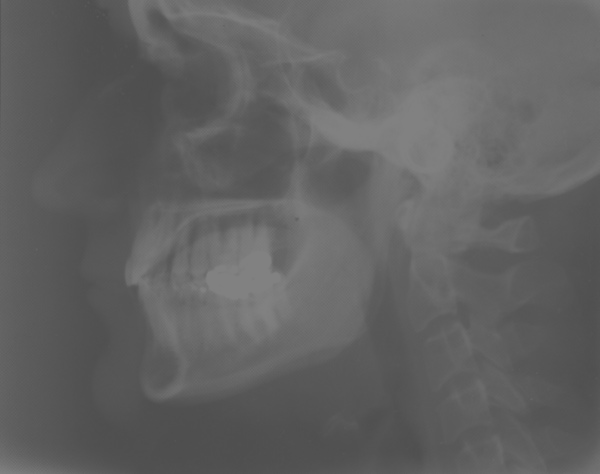
#> input picture Task_3_Image_Operation_Optional/rentgen.bmp, 600 x 474 px, found by its file name; the run also reads 1 picture not shown here
$ jupyter execute brightness-transformations.ipynb   (shell and % lines are left out)
#> lines starting #> are read from the running program, lines starting #| are printed output that depends on the picture; after the words box and inside, x2 and y2 are one past the last pixel; in counts of white or black regions, pixels touching at a corner belong together
# Init

This notebook approximately follows the structure and adopts the notation of chapter 3 of [Burger & Burge: Digital Image Processing][1]

[1]: https://link.springer.com/book/10.1007/978-1-4471-6684-9

[cell 1]
from typing import Callable, Union

import cv2
import matplotlib.pyplot as plt
import numpy as np
import seaborn as sns
import scipy
import skimage

[cell 2]
sns.set()

[cell 3]
rgb = cv2.imread('data/rentgen.bmp')[..., ::-1]
#> rgb is the input picture: shape (474, 600, 3); min 78, max 129, mean 97.9
rgb.dtype, rgb.shape, rgb.min(), rgb.max()

[cell 4]
gray = cv2.cvtColor(rgb, cv2.COLOR_RGB2GRAY)
gray.dtype, gray.shape, gray.min(), gray.max()

[cell 5]
def imshow_pair(
        horizontal: bool = True,
        cmap: str = 'gray',
        vmin: Union[int, float] = 0,
        vmax: Union[int, float] = 255,
        grid: bool = False,
        **images
):
#> called with horizontal = True, cmap = 'gray', vmin = 0, vmax = 255, grid = False
    nrows, ncols = (1, 2) if horizontal else (2, 1)
    fig, axes = plt.subplots(nrows=nrows, ncols=ncols, layout='constrained')
    for ax, (name, img) in zip(axes.flat, images.items()):
        im = ax.imshow(img, cmap=cmap, vmin=vmin, vmax=vmax)
        ax.grid(grid)
        ax.set_title(name)
    return fig, axes

[cell 6]
imshow_pair(rgb=rgb, gray=gray);

# Brightness transformations

In general, brightness transformation is
$$
I'(x, y) = f(I(x, y), x, y)
$$
where
- $I(x, y)$ is the original image,
- $f$ is a transformation function,
- $I'(x, y)$ is the newly produced transformed image.

Notice that the output value $a' = I'(x, y)$ at position $(x, y)$ only depends on input value $a = I(x, y)$ at the same coordinates $(x, y)$. This means that
**brightness transformations do not change size, geometry or local structure of the image**.

# Monadic operations

A special category of brightness transformations are monadic (unary, single input) operations, which are independent of the position $(x, y)$ in the image.
$$
a' = f(I(x, y)) = f(a)
$$
where
- $a = I(x, y)$ is the original brightness,
- $a' = I'(x, y)$ the transformed brightness.

## Change of brightness

**Manipulating brightness has an additive effect:**
$$
f(a) = a + \beta
$$
For example, to increase the brightness by 10, we would do $f(a) = a + 10$

[cell 7]
def change_brightness(img: np.ndarray, beta: float) -> np.ndarray:
#> called with beta = 50
    height, width = img.shape
    output = np.zeros_like(img)
    for y in range(height):
        for x in range(width):
            b = img[y, x] + beta
            if b > 255:
                b = 255
            output[y, x] = b
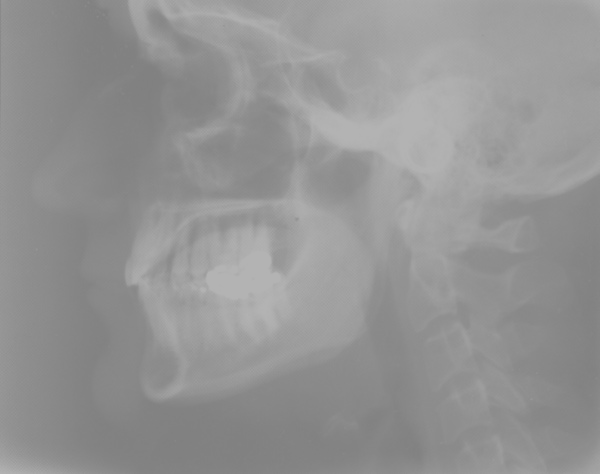
#> output: shape (474, 600); min 128, max 179, mean 147.9
    return output

[cell 8]
gray_brt = change_brightness(gray, 50)
gray_brt.dtype, gray_brt.shape, gray_brt.min(), gray_brt.max()

[cell 9]
imshow_pair(gray=gray, gray_brt=gray_brt);

## Change of contrast

**Manipulating contrast has a multiplicative effect:**
$$
f(a) = \alpha \cdot a
$$
For example, to increase the contrast by 50 %, we would do $f(a) = 1.5\cdot a$

[cell 10]
def change_contrast(img: np.ndarray, alpha: float) -> np.ndarray:
#> called with alpha = 1.5
    height, width = img.shape
    output = np.zeros_like(img)
    for y in range(height):
        for x in range(width):
            output[y, x] = img[y, x] * alpha  # FIXME: a problem here
    return output

[cell 11]
gray_con = change_contrast(gray, 1.5)
gray_con.dtype, gray_con.shape, gray_con.min(), gray_con.max()

[cell 12]
imshow_pair(gray=gray, gray_con=gray_con);

# Inverting an image (image negative)

The transformation function is
$$f(a) = a_\textrm{max} - a$$
For `uint8`, $a_\textrm{max} = 255$.

[cell 13]
def image_negative_slow(img: np.ndarray, v_max: int = 255) -> np.ndarray:
#> called with v_max = 255
    height, width = img.shape
    output = np.zeros_like(img)
    for y in range(height):
        for x in range(width):
            output[y, x] = v_max - img[y, x]
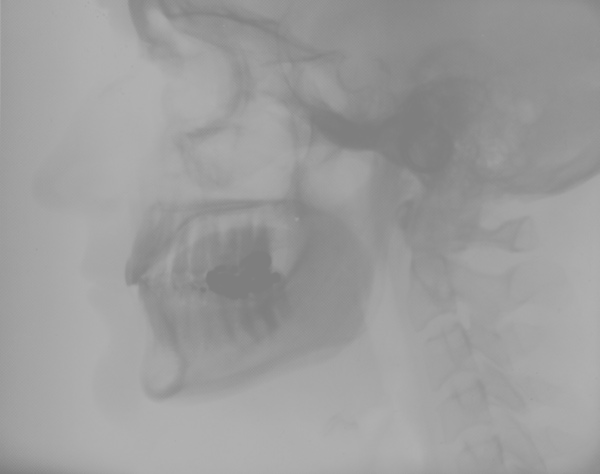
#> output: shape (474, 600); min 126, max 177, mean 157.1
    return output

[cell 14]
gray_neg = image_negative_slow(gray)
gray_neg.dtype, gray_neg.shape, gray_neg.min(), gray_neg.max()

[cell 15]
imshow_pair(gray=gray, gray_neg=gray_neg);

## Fast vectorized implementation

[cell 16]
def image_negative(img: np.ndarray, v_max: int = 255) -> np.ndarray:
    return v_max - img

[cell 17]
gray_neg = image_negative(gray)
gray_neg.dtype, gray_neg.shape, gray_neg.min(), gray_neg.max()

[cell 18]
imshow_pair(gray=gray, gray_neg=gray_neg);

[cell 19]
image_negative_slow(gray)

[cell 20]
image_negative(gray)

# Thresholding

Thresholding is a brightness transformation function that separates pixels by their value into two classes, for example background and foreground.
$$
f(a; t) = \begin{cases}
    a_\textrm{min} & \textrm{if} \; a \lt t \\
    a_\textrm{max} & \textrm{if} \; a \ge t
\end{cases}
$$
where
- $t$ is some threshold value.

Usually, we want to *binarize* the image and therefore choose $a_\textrm{min} = 0$ and $a_\textrm{max} = 1$ (or sometimes 0 and 255 in case of `uint8` images).

[cell 21]
def threshold_image(img: np.ndarray, threshold: int, v_max: int = 255) -> np.ndarray:
    output = np.zeros_like(img)
    output[img >= threshold] = v_max
    return output

[cell 22]
gray_thr = threshold_image(gray, 125)
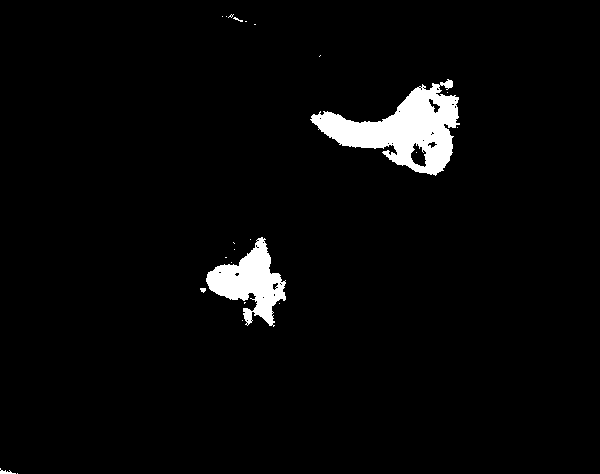
#> gray_thr: shape (474, 600); 3.4% white; 23 white regions (19 under 20 px), largest, box (x1, y1, x2, y2) and area: (310, 79, 460, 176) 6394, (206, 237, 286, 327) 3300, (0, 468, 16, 474) 42, (200, 288, 206, 293) 22
gray_thr.dtype, gray_thr.shape, gray_thr.min(), gray_thr.max()

[cell 23]
imshow_pair(gray=gray, gray_thr=gray_thr);

# Automatic contrast adjustment (enhancement)

Let's first look at the image histogram:

[cell 24]
h_bins = np.arange(257)
h_gray, _ = np.histogram(gray, bins=h_bins)
#> h_gray = 256 values, max 10811 at index 88, min 0 at index 0, mean 1110.9

[cell 25]
plt.bar(h_bins[:-1], h_gray, width=1., edgecolor='none');
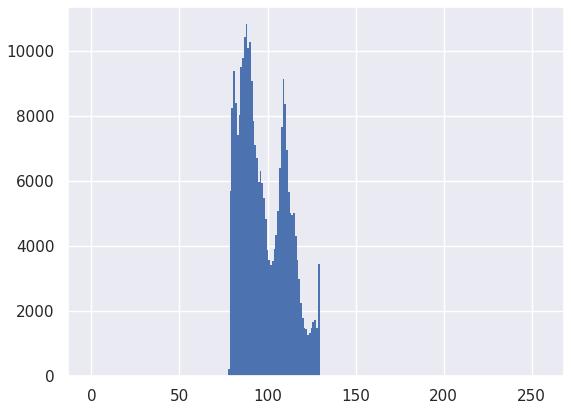
#> figure drawn by matplotlib, 1 panel; tallest bar 10811 high, from x = 87.5 to 88.5

If the image only covers a small range of intensities, it may appear as low contrast. In order to increase the contrast, we need to fully utilize the entire range of possible intensities like in the following picture.

Let's say the smallest and the highest values in our image $I$ are $a_\textrm{lo} = \min(I)$ and $a_\textrm{hi} = \max(I)$, respectively.

[cell 26]
gray.min(), gray.max()
#> Out = (78, 129)

In order to cover some specified brightness range, we will map the smallest value $a_\textrm{lo}$ to zero (let's call that zero $a_\textrm{min}$) and the highest value $a_\textrm{hi}$ to 255 ($=a_\textrm{max}$) like so
$$
f(a) = \frac{a_\textrm{max} - a_\textrm{min}}{a_\textrm{hi} - a_\textrm{lo}} \cdot (a - a_\textrm{lo}) + a_\textrm{min}
$$
which for an 8-bit with $a_\textrm{min} = 0$ and $a_\textrm{max} = 255$ simplifies to
$$
f(a) = \frac{255}{a_\textrm{hi} - a_\textrm{lo}} \cdot (a - a_\textrm{lo})
$$

[cell 27]
def normalize_minmax_uint8(img: np.ndarray) -> np.ndarray:
    a_lo, a_hi = img.min(), img.max()
#> a_lo = 78; a_hi = 129
    output = 255. / (a_hi - a_lo) * (img - a_lo)
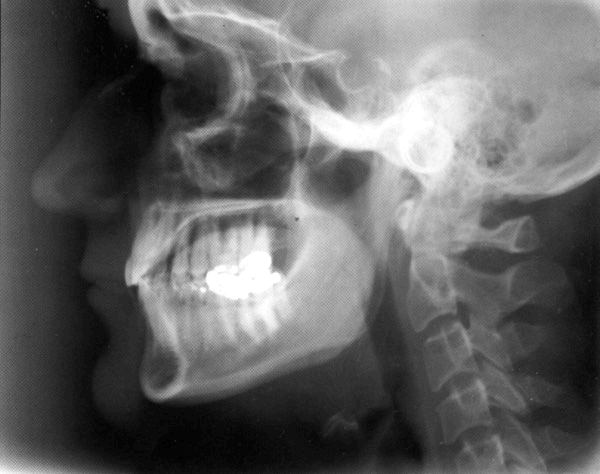
#> output: shape (474, 600) float64; min 0, max 255, mean 99.7
    return output.astype(np.uint8)

[cell 28]
gray_nrm = normalize_minmax_uint8(gray)
gray_nrm.dtype, gray_nrm.shape, gray_nrm.min(), gray_nrm.max()

[cell 29]
imshow_pair(gray=gray, gray_nrm=gray_nrm);

# Automatic contrast adjustment for noisy images

Simple min-max normalization will fail when there are outlier values in the input image. Let's corrupt our image with artificial salt & pepper noise to illustrate the point. Each pixel will be randomly set to 0 or 255 with some probability (`amount` in the following code).

[cell 30]
gray_snp = skimage.util.random_noise(gray, mode='s&p', amount=0.01)  # this also converts to float and 0..1 range
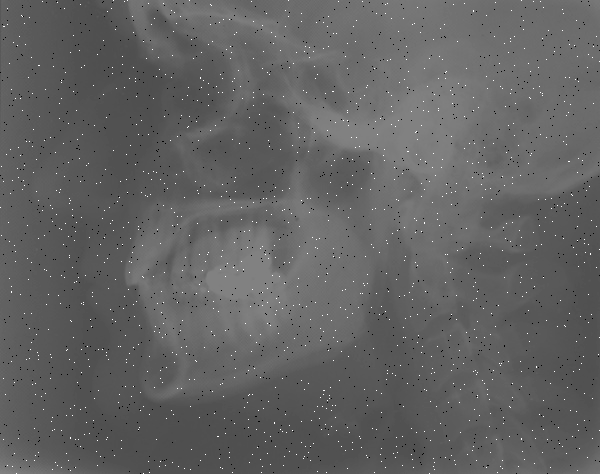
#> gray_snp: shape (474, 600) float64; min 0, max 1, mean 0.385
gray_snp = skimage.util.img_as_ubyte(gray_snp)  # convert back to uint8 and 0..255
gray_snp.dtype, gray_snp.shape, gray_snp.min(), gray_snp.max()

[cell 31]
imshow_pair(gray=gray, gray_snp=gray_snp);

[cell 32]
plt.hist(gray_snp.ravel(), bins=h_bins, width=1., edgecolor='none');

[cell 33]
gray_snp_nrm = normalize_minmax_uint8(gray_snp)
gray_snp_nrm.dtype, gray_snp_nrm.shape, gray_snp_nrm.min(), gray_snp_nrm.max()

[cell 34]
imshow_pair(gray_snp=gray_snp, gray_snp_nrm=gray_snp_nrm);

Obviously, because the original brightness values already covered the entire `uint8` range 0..255 due to the added noise, there was nothing to "stretch". In order to remedy this, we need to estimate the original brightness range *before* the noise corruption. One idea is to assume the type of noise (salt & pepper) and the maximum amount (5 % in our case). Then, insted of hard max, we can set $a_\textrm{hi}$ to be a value such that 95 % of pixels in the image are smaller, and similarly set the $a_\textrm{lo}$ as well. See the following illustration, where the percentage of pixels with the few lowest and highest values are denoted as $p_\textrm{lo}$ and $p_\textrm{hi}$, respectively.

Both values $a_\textrm{lo}$, $a_\textrm{hi}$ can be calculated using the `np.percentile` function. However, will do so manually using a cumulative histogram, since the `np.percentile` relies on cumulative distribution function anyway and it will be useful later for implementation of histogram equalization.

## Cumulative histogram

If we have a histogram $h$ of our image $I$, the cumulative histogram $H$ is defined as
$$
H(a) = \sum_{i=0}^i h(i) \quad \textrm{for} \; 0 \le a \lt K
$$
where
- $K$ is the number of brightness levels, e.g. $K = 256$ for `uint8` images.

It holds that
- $a$-th value in $H$ is the sum of all values in $h$ up to the $a$-th position,
- the last element $H(K-1)$ is equal to the number of pixels in $I$. If $M$ and $N$ are the width and height of $I$, respectively, then $H(K-1) = M \cdot N$.

[cell 35]
def cumsum_naive(h: np.ndarray) -> np.ndarray:
    H = np.zeros_like(h)
    for a in range(len(h)):
        for i in range(a+1):
            H[a] += h[i]
#> after the loop, H = 256 values from 0 to 284400
    return H

[cell 36]
def cumsum_recursive(h: np.ndarray) -> np.ndarray:
    H = np.zeros_like(h)
#> H = 256 values from 0 to 0
    H[0] = h[0]
    for i in range(2, len(h)):
        H[i] = H[i - 1] + h[i]
#> after the loop, H = 256 values from 0 to 284400
    return H

[cell 37]
np.all(cumsum_naive(h_gray) == cumsum_recursive(h_gray))
#> Out = True

[cell 38]
cumsum_naive(h_gray)
#> Out = 256 values from 0 to 284400

[cell 39]
cumsum_recursive(h_gray)
#> Out = 256 values from 0 to 284400

[cell 40]
np.all(np.cumsum(h_gray) == cumsum_recursive(h_gray))
#> Out = True

[cell 41]
np.cumsum(h_gray)
#> Out = 256 values from 0 to 284400

[cell 42]
h_gray_cum = np.cumsum(h_gray)
#> h_gray_cum = 256 values from 0 to 284400
h_gray_cum.dtype, h_gray_cum.shape, h_gray_cum.min(), h_gray_cum.max()

[cell 43]
plt.bar(h_bins[:256], h_gray, width=1, alpha=0.2)
plt.xlabel('$a$')
plt.ylabel('$h(a)$')
plt.gca().twinx()
plt.plot(h_gray_cum)
plt.ylabel('$H(a)$')
plt.ylim(-1000., None)
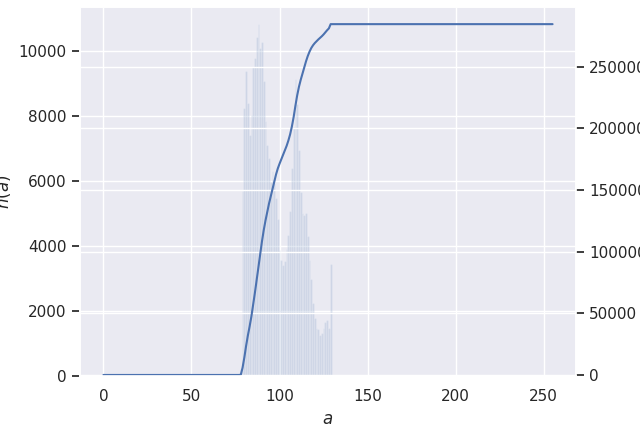
#> figure drawn by matplotlib, 2 panels; panel 1: tallest bar 10811 high, from x = 87.5 to 88.5; panel 2: curve peaks at x = 129, y = 284400

## Frequencies and probabilities

The value in each histogram bin describes the observed frequency of the corresponding intensity value, i.e. we may treat the histogram as a discrete *frequency distribution*. For a given image $I$ of size $M \times N$, the sum of all histogram entries is equal to the number of pixels
$$
\sum_a{h(a)} = M \cdot N
$$

The associated normalized histogram
$$
p(a) = \frac{h(a)}{M \cdot N}
$$
can be interpreted as the probability mass function (pmf), where $p(a)$ is the probability for the occurence of the pixel value $a$. As a probability distribution, it satisfies
$$
\sum_a{p(a)} = 1
$$
The statistical counterpart to the cumulative histogram $H$ is the *cumulative distribution function*
$$
\textrm{cdf}(a) = \sum_{i=0}^a{p(i)} = \frac{H(a)}{M \cdot N}
$$
Each value $\textrm{cdf}(a)$ tells us the percentile of $a$. If, for example, $\textrm{cdf}(10) = 0.07$, it means that 7 % of pixels in the image $I$ have a value smaller or equal to $10$. The last value $\textrm{cdf}(K-1)$ (typically $K=256$ for `uint8` images) is always equal to one.

[cell 44]
def pmf(h: np.ndarray) -> np.ndarray:
    return h / h.sum()

[cell 45]
p_gray = pmf(h_gray)
#> p_gray = 256 values, max 0.038 at index 88, min 0 at index 0, mean 0.00391
p_gray.shape, p_gray.dtype, p_gray.min(), p_gray.max()

[cell 46]
def cdf(h: np.ndarray) -> np.ndarray:
    p_cum = np.cumsum(h)
#> p_cum = 256 values from 0 to 284400
    return p_cum / p_cum[-1]

[cell 47]
p_gray_cum = cdf(h_gray)
#> p_gray_cum = 256 values from 0 to 1
p_gray_cum.shape, p_gray_cum.dtype, p_gray_cum.min(), p_gray_cum.max()

[cell 48]
with sns.axes_style('darkgrid'):
    plt.bar(h_bins[:256], p_gray, width=1., alpha=0.2)
    plt.xlabel('$a$')
    plt.ylabel('$p(a)$')
    plt.gca().twinx()
    plt.plot(p_gray_cum)
    plt.ylabel('$\\text{cdf}(a)$')
    plt.ylim(-0.01, None)
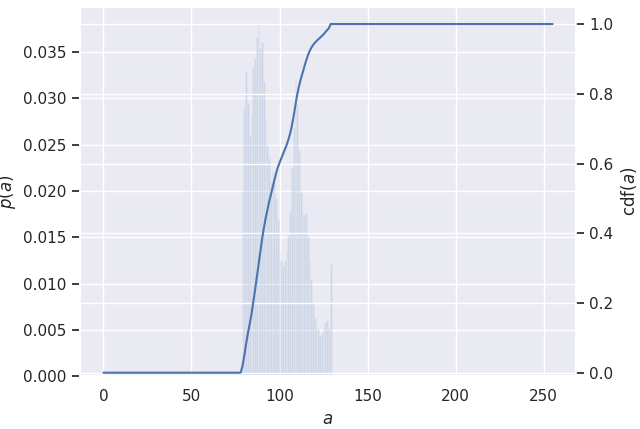
#> figure drawn by matplotlib, 2 panels; panel 1: tallest bar 0.038 high, from x = 87.5 to 88.5; panel 2: curve peaks at x = 129, y = 1

## Normalization range limits $a_\textrm{lo}$ and $a_\textrm{hi}$ as percentiles

Using cumulative distribution function $\textrm{cdf}$, we can easily find brightness values $a_\textrm{lo}$ and $a_\textrm{hi}$, which correspond to the smallest and largest few percent of values in $I$, respectively. The value $a_\textrm{lo}$ will be the first entry in the $\textrm{cdf}$ which is larger than e.g. 5 %. If we denote the percentage as $p_\textrm{lo}$, then
$$
a_\textrm{lo} = \min\left\{a | \textrm{cdf}(a) \ge p_\textrm{lo}\right\}
$$

[cell 49]
a_lo = next(a for a in range(len(h_gray_cum)) if p_gray_cum[a] >= 0.05)  # p_lo = 0.05
#> a_lo = 81
a_lo
#> Out = 81

Similarly, $a_\textrm{hi}$ will be the last $a$ for which $\textrm{cdf}(a) \le 0.95$, i.e.
$$
a_\textrm{hi} = \max\left\{a | \textrm{cdf}(a) \le (1 - p_\textrm{hi})\right\}
$$

[cell 50]
a_hi = next(a for a in reversed(range(len(h_gray_cum))) if p_gray_cum[a] <= 0.95)  # p_hi = 0.05
#> a_hi = 120
a_hi
#> Out = 120

Let's put the entire percentile-based contrast adjustment into single function.

[cell 51]
def normalize_percentile_uint8(img: np.ndarray, percentage: float = 0.05) -> np.ndarray:
#> called with percentage = 0.05
    h, _ = np.histogram(img.ravel(), bins=np.arange(257))
#> h = 256 values, max 10714 at index 88, min 0 at index 1, mean 1110.9
    p_cum = cdf(h)
#> p_cum = 256 values from 0.00472 to 1
    a_lo = next(a for a in range(len(p_cum)) if p_cum[a] > percentage)
#> a_lo = 80
    a_hi = next(a for a in reversed(range(len(p_cum))) if p_cum[a] < 1. - percentage)
#> a_hi = 121
    output = 255. / (a_hi - a_lo) * (img.astype(float) - a_lo)
    return output.clip(min=0, max=255).astype(np.uint8)

[cell 52]
gray_snp_nrp = normalize_percentile_uint8(gray_snp, percentage=0.05)  # try lowering percentile here
gray_snp_nrp.dtype, gray_snp_nrp.shape, gray_snp_nrp.min(), gray_snp_nrp.max()

[cell 53]
imshow_pair(gray_snp=gray_snp, gray_snp_nrp=gray_snp_nrp);

# Brightness transformations as an application of the function $f$

Notice that in all of the examples above, the procedure for transforming the input image using a monadic transformation function $f$ was always the same. The only thing that varied was the function $f$. Therefore, we may create a general function `remap_values` that takes in two inputs: image and $f$.

[cell 54]
def remap_values(img: np.ndarray, f: Callable[[float], float]) -> np.ndarray:
    height, width = img.shape
    output = np.zeros_like(img)
    for y in range(height):
        for x in range(width):
            output[y, x] = f(img[y, x])
    return output

## Inverting an image (image negative)

We'll look at image negative again. However this time, we will do it using the `remap_values` function. Remember that the image negative transformation function is
$$f(a) = a_\textrm{max} - a$$
For `uint8`, $a_\textrm{max} = 255$. Let's create $f$ as a Python function.

[cell 55]
def f_neg(a: float) -> float:
    return 255 - a

[cell 56]
gray_neg = remap_values(gray, f_neg)
gray_neg.dtype, gray_neg.shape, gray_neg.min(), gray_neg.max()

[cell 57]
imshow_pair(gray=gray, gray_neg=gray_neg);

## Pre-computing $f$ as a lookup table (LUT)

When we are working with discrete images with finite number of distinct pixel values, the transformation function $f(a)$ will be a discrete function with a finite number of distinct values of $a$. Typically, for `uint8`, $a = 0,\ldots,255$. We may then pre-compute the output values $f(a)$ so that $f$ need not to be re-evaluated for each pixel inside the for loop of `transform_values`. We'll create another function `transform_values_uint8`, in which the second argument will be a vector of size 256 with pre-computed values of $f$ instead of $f$ itself.

[cell 58]
def remap_values_uint8(img: np.ndarray, f_lut: np.ndarray) -> np.ndarray:
    height, width = img.shape
    output = np.zeros_like(img)
    for y in range(height):
        for x in range(width):
            output[y, x] = f_lut[img[y, x]]
    return output

[cell 59]
def create_image_negative_lut() -> np.ndarray:
    return 255 - np.arange(256, dtype=np.uint8)

[cell 60]
lut_neg = create_image_negative_lut()
lut_neg.shape, lut_neg.dtype, lut_neg.min(), lut_neg.max()

[cell 61]
def plot_lut(lut: np.ndarray):
    plt.plot(lut);
    plt.xlabel('$a$')
    plt.ylabel('$a\'$')

[cell 62]
plot_lut(lut_neg)
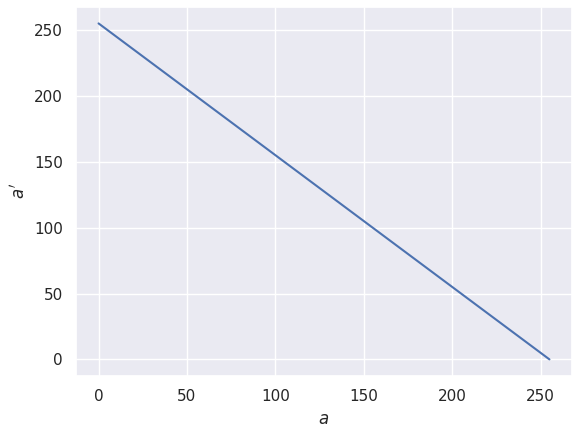
#> figure drawn by matplotlib, 1 panel; curve peaks at x = 0, y = 255

[cell 63]
gray_neg = remap_values_uint8(gray, lut_neg)
gray_neg.dtype, gray_neg.shape, gray_neg.min(), gray_neg.max()

[cell 64]
imshow_pair(gray=gray, gray_neg=gray_neg);

We can verify that the LUT approach is significantly faster.

[cell 65]
remap_values(gray, f_neg)

[cell 66]
remap_values_uint8(gray, lut_neg)

Moreover, we can take advantage of highly optimized Numpy indexing and speed up the transformation even further.

[cell 67]
gray_neg = lut_neg[gray]
gray_neg.dtype, gray_neg.shape, gray_neg.min(), gray_neg.max()

[cell 68]
imshow_pair(gray=gray, gray_neg=gray_neg);

[cell 69]
lut_neg[gray]

## Thresholding via LUT

[cell 70]
def create_thresholding_lut(threshold: int) -> np.ndarray:
    lut = np.zeros(256, dtype=np.uint8)
    lut[threshold:] = 255
    return lut

[cell 71]
lut_thr = create_thresholding_lut(125)

[cell 72]
plot_lut(lut_thr)

[cell 73]
gray_thr = lut_thr[gray]
gray_thr.dtype, gray_thr.shape, gray_thr.min(), gray_thr.max()

[cell 74]
imshow_pair(gray=gray, gray_thr=gray_thr);

## Contrast adjustment via LUT

[cell 75]
def create_contrast_adjustment_lut(a_lo: int, a_hi: int, a_min: int, a_max: int) -> np.ndarray:
#> called with a_lo = 81, a_hi = 120, a_min = 0, a_max = 255
    lut = (a_max - a_min) / (a_hi - a_lo) * (np.arange(256, dtype=float) - a_lo) + a_min
#> lut = 256 values from -529.6 to 1137.7
    return lut.clip(0, 255).astype(np.uint8)

[cell 76]
lut_adj = create_contrast_adjustment_lut(a_lo, a_hi, 0, 255)
#> lut_adj = 256 values from 0 to 255

[cell 77]
plot_lut(lut_adj)

[cell 78]
gray_nrm = lut_adj[gray]
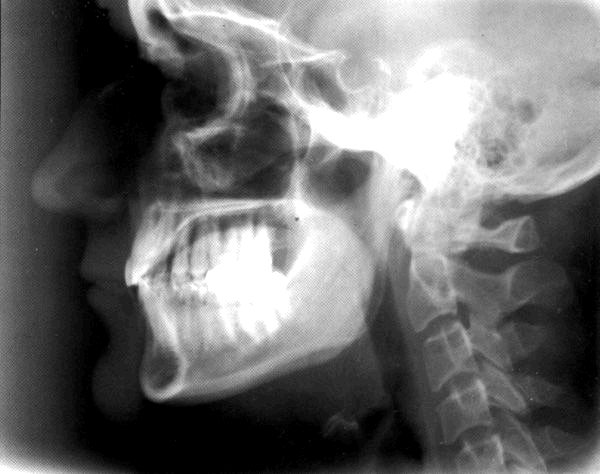
#> gray_nrm: shape (474, 600); min 0, max 255, mean 108.9
gray_nrm.shape, gray_nrm.dtype, gray_nrm.min(), gray_nrm.max()

[cell 79]
imshow_pair(gray=gray, gray_nrm=gray_nrm);
#> (the rest of the program and of its run is left out)
